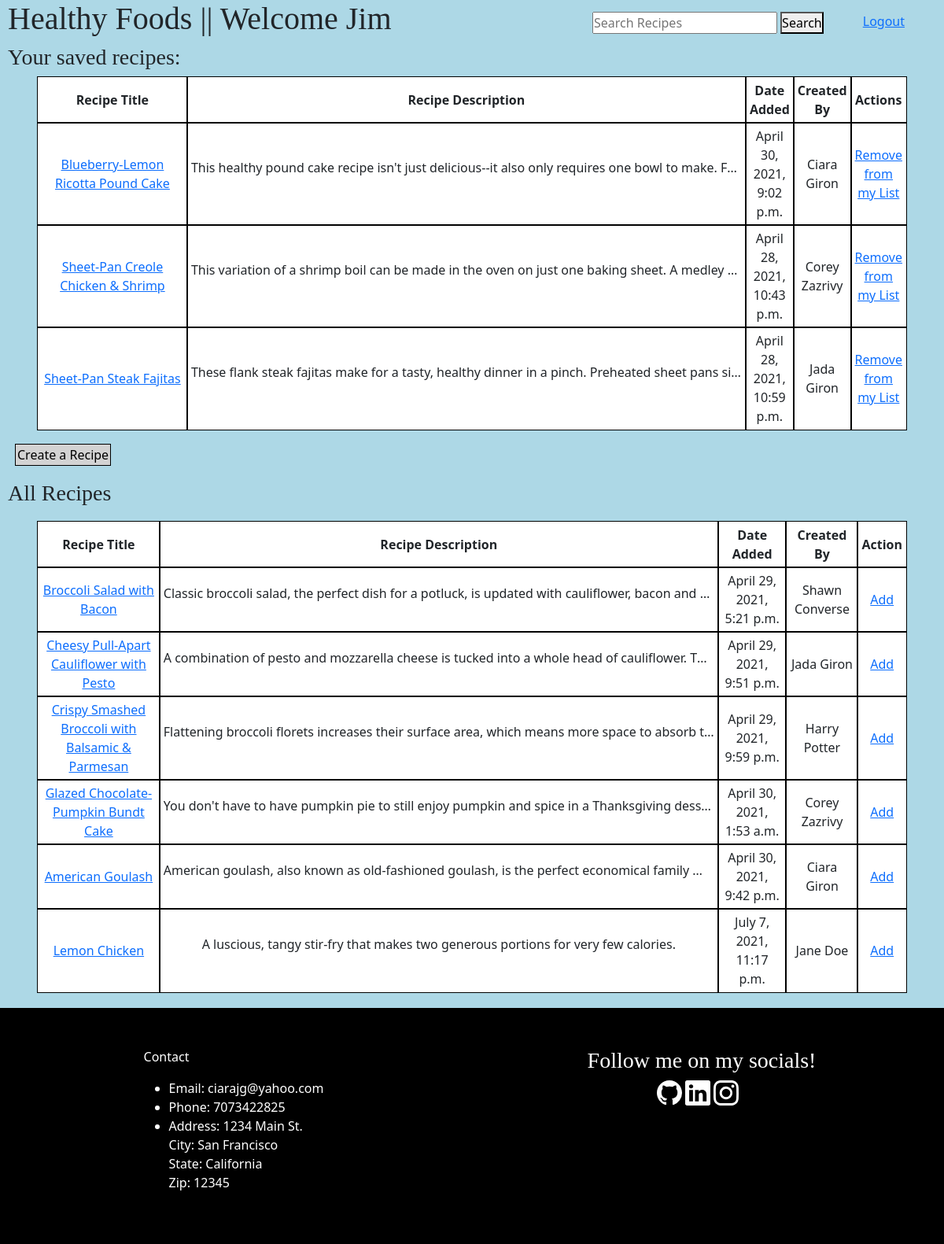
The app's page /dashboard (signed in) with its own data.
### main_app/models.py (models this page shows, shortened)
class User(models.Model):
    first_name = models.CharField(max_length=255)
    last_name = models.CharField(max_length=255)
    email = models.CharField(max_length=255)
    password = models.CharField(max_length=255)
    created_at = models.DateTimeField(auto_now_add=True)
    updated_at = models.DateTimeField(auto_now=True)
    objects = UserManager()

class Recipe(models.Model):
    user = models.ForeignKey(User, related_name="recipes", on_delete=models.CASCADE)
    followers = models.ManyToManyField(User, related_name="recipes_followed")
    recipe_title = models.CharField(max_length=255)
    description = models.TextField()
    ingredients = models.TextField()
    directions = models.TextField()
    prep_time = models.CharField(max_length=255)
    cook_time = models.CharField(max_length=255)
    num_of_servings = models.IntegerField()
    likes = models.ManyToManyField(User, related_name="recipes_liked")
    created_at = models.DateTimeField(auto_now_add=True)
    updated_at = models.DateTimeField(auto_now=True)
    objects = RecipeManager()

### main_app/views.py (the view)
# urls.py: path('dashboard', views.dashboard),
def dashboard(request):
    if "user_id" not in request.session:
        return redirect('/')
    context = {
        "all_recipes": Recipe.objects.all(),
        "user": User.objects.get(id=request.session['user_id'])
    }
    return render(request, "dashboard.html", context)

### main_app/templates/dashboard.html (shortened to what this page needs)
<!DOCTYPE html>
<html lang="en">
<head>
    <link href="https://cdn.jsdelivr.net/npm/bootstrap@5.0.0-beta3/dist/css/bootstrap.min.css"
    rel="stylesheet"
>
    {% load static %}
    <link rel="stylesheet" href="{% static 'css/dashboard.css' %}">
</head>
<body>
    <div id="container">
        <div id="wrapper">
            <div id="header">
                <h1>Healthy Foods || Welcome {{ user.first_name }}</h1>
                <span class="form_and_logout">
                    <form action="{% url 'search-recipes' %}" method=POST>
                        <input type="text" name="searched" placeholder="Search Recipes"/>
                        <button type="submit">Search</button>
                    </form>
                    <span class="logout">
                        <a href="/logout">Logout</a>
                    </span>
                </span>
            </div>
            <h3>Your saved recipes: </h3>
            <table>
                <thead>
                    <tr>
                        <th scope="col">Recipe Title</th>
                        <th scope="col">Recipe Description</th>
                        <th scope="col">Date Added</th>
                        <th scope="col" id="created_by">Created By</th>
                        <th scope="col">Actions</th>
                    </tr>
                </thead>
                <tbody>
                    {% for recipe in user.recipes_followed.all %}
                    <tr>
                        <td id="recipe_title"><a href="/recipes/{{ recipe.id }}">{{ recipe.recipe_title }}</a></td>
                        <td><p class="paragraph">{{ recipe.description }}</p></td>
                        <td>{{ recipe.created_at }}</td>
                        <td>{{ recipe.user.first_name }} {{ recipe.user.last_name }}</td>
                        <td>
                            <a href="{{ recipe.id }}/remove">Remove from my List</a>
                        </td>
                    </tr>
                    {% endfor %}
                </tbody>
            </table>
            <a id="create_link" href="/add_recipe">Create a Recipe</a>
            <h3 id="all_recipes_header" >All Recipes</h3>
            <table id="all_recipes">
                <thead>
                    <tr>
                        <th scope="col">Recipe Title</th>
                        <th scope="col">Recipe Description</th>
                        <th scope="col">Date Added</th>
                        <th scope="col">Created By</th>
                        <th scope="col">Action</th>
                    </tr>
                </thead>
                <tbody>
                    {% for recipe in all_recipes %}
                        {% if recipe not in user.recipes_followed.all %}
                            {% if recipe not in user.recipes.all %}
                                <tr>
                                    <td><a href="/recipes/{{ recipe.id }}">{{ recipe.recipe_title }}</a></td>
                                    <td><p class="paragraph">{{ recipe.description }}</p></td>
                                    <td>{{ recipe.created_at }}</td>
                                    <td>{{ recipe.user.first_name }} {{ recipe.user.last_name }}</td>
                                    <td>
                                        <a href="{{ recipe.id }}/follow">Add</a>
                                    </td>
                                </tr>
                            {% endif %}
                        {% endif %}
                    {% endfor %}
                </tbody>
            </table>
            {% include 'footer.html' %}
        </div>
    </div>
</body>
</html>

### main_app/static/css/dashboard.css (style rules this page uses)
* { margin: 0; padding: 0; }
#container { background-color: lightblue; }
#header { display: flex; justify-content: space-between; }
.logout { margin-right: 50px; margin-top: 15px; }
form { margin-right: 50px; margin-top: 15px; }
.form_and_logout { display: flex; justify-content: space-between; }
#all_recipes { margin-top: 20px; }
#create_link { background-color: lightgray; color: black; padding: 2px 2px; text-decoration: none; margin-left: 20px; outline: solid black 1px; }
.paragraph { width: 700px; white-space: nowrap; overflow: hidden; text-overflow: ellipsis; }
td, th { outline: solid black 1px; padding: 5px; }
table { margin-bottom: 20px; text-align: center; margin-left: 4%; margin-right: 4%; background-color: white; }
#all_recipes { margin-left: 4%; }
#all_recipes_header { margin-top: 20px; }
h1, h3 { font-family: 'Times New Roman', Times, serif; margin-left: 10px; }
#recipe_title { width: 19%; }

### records on screen
User: first_name "Jim"
Recipe: recipe_title "Blueberry-Lemon Ricotta Pound Cake", description "This healthy pound cake recipe isn't just delicious--it also only requires one bowl to make. F…", created_at "April 30, 2021, 9:02 p.m.", user.first_name "Ciara", user.last_name "Giron"
Recipe: recipe_title "Sheet-Pan Creole Chicken & Shrimp", description "This variation of a shrimp boil can be made in the oven on just one baking sheet. A medley…", created_at "April 28, 2021, 10:43 p.m.", user.first_name "Corey", user.last_name "Zazrivy"
Recipe: recipe_title "Sheet-Pan Steak Fajitas", description "These flank steak fajitas make for a tasty, healthy dinner in a pinch. Preheated sheet pans si…", created_at "April 28, 2021, 10:59 p.m.", user.first_name "Jada", user.last_name "Giron"
Recipe: recipe_title "Broccoli Salad with Bacon", description "Classic broccoli salad, the perfect dish for a potluck, is updated with cauliflower, bacon and…", created_at "April 29, 2021, 5:21 p.m.", user.first_name "Shawn", user.last_name "Converse"
Recipe: recipe_title "Cheesy Pull-Apart Cauliflower with Pesto", description "A combination of pesto and mozzarella cheese is tucked into a whole head of cauliflower. T…", created_at "April 29, 2021, 9:51 p.m.", user.first_name "Jada", user.last_name "Giron"
Recipe: recipe_title "Crispy Smashed Broccoli with Balsamic & Parmesan", description "Flattening broccoli florets increases their surface area, which means more space to absorb t…", created_at "April 29, 2021, 9:59 p.m.", user.first_name "Harry", user.last_name "Potter"
Recipe: recipe_title "Glazed Chocolate-Pumpkin Bundt Cake", description "You don't have to have pumpkin pie to still enjoy pumpkin and spice in a Thanksgiving dess…", created_at "April 30, 2021, 1:53 a.m.", user.first_name "Corey", user.last_name "Zazrivy"
Recipe: recipe_title "American Goulash", description "American goulash, also known as old-fashioned goulash, is the perfect economical family…", created_at "April 30, 2021, 9:42 p.m.", user.first_name "Ciara", user.last_name "Giron"
Recipe: recipe_title "Lemon Chicken", description "A luscious, tangy stir-fry that makes two generous portions for very few calories.", created_at "July 7, 2021, 11:17 p.m.", user.first_name "Jane", user.last_name "Doe"
